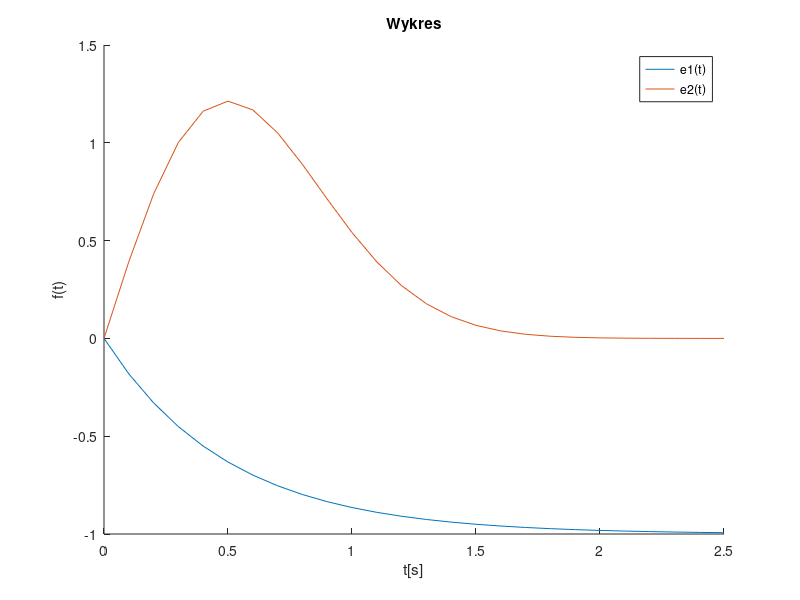

The MATLAB source for this figure:
clear all
close all
clc

t=0:0.1:2.5

e1=-1+exp(-2*t)
e2=4*t.*exp(-2*t.^2)
hold on

plot(t, e1)
plot(t, e2)
title('Wykres')
xlabel('t[s]')
ylabel('f(t)')
legend('e1(t)', 'e2(t)')

fid=fopen('danegrupaE.txt','w')

for i=1:length(t);
fprintf(fid, '%6.6f & %6.6f & %6.6f  \\\\ \\hline \n', t(i), e1(i), e2(i));
end
fclose(fid);